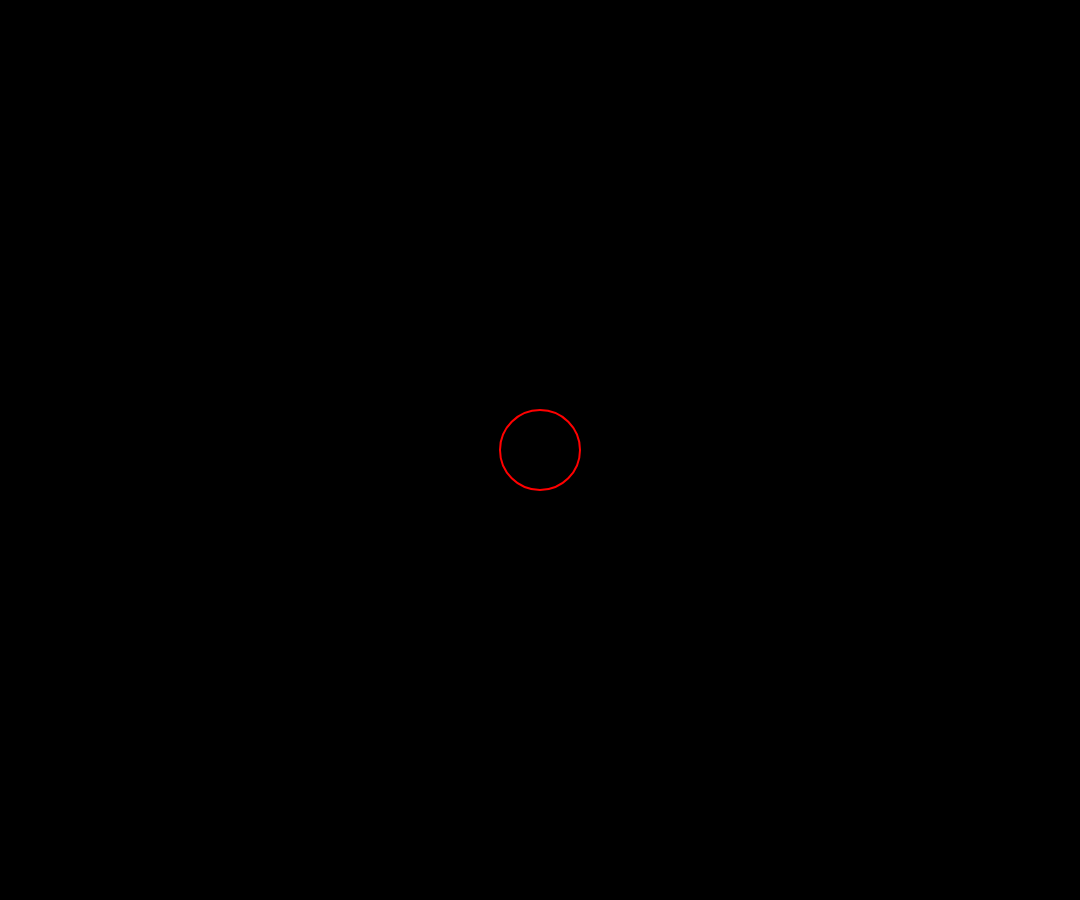
Frame 1 (no input)
Frame 60 (no input): identical to frame 1, image omitted
Frame 120 (the mouse pressed at the canvas centre since frame 60): identical to frame 1, image omitted

The p5.js sketch that drew this single still picture (run headless with seeded random() and noise() and a simulated clock; from frame 60 on, the mouse is pressed at the canvas centre):

// p5.js sketch
// ── sketch.js
var plyMov;
var plyPos;
const plySpd = 1;
const plyEnable = 1;
const canvasRatio = 0.9;

function setup() {
  createCanvas(int(windowWidth*canvasRatio), int(windowHeight*canvasRatio));
  fill(0);
	strokeWeight(2);
	plyPos = createVector(0,0,0);
	plyMov = createVector(0,0,0);
}

function draw() {
  background(0);
  drawPly();
}

function drawPly(){
  plyPos=createVector(plyPos.x+plyMov.x,plyPos.y+plyMov.y,0)
  plyMov=createVector(0,0,0);
  stroke(255,0,0);
  ellipse(int(width/2+plyPos.x),int(height/2+plyPos.y),80, 80);
}

function drawObj(){
  stroke(255);
  ellipse(50, 50, 80, 80);
}

function mousePressed(){
  drawObj()
}

function keyPressed(){
  if (focused && plyEnable){
		if (keyCode=="w"){
			plyMov=plyMov.add(createVector(plySpd,0).rotate(plyAng));
		}
		else if (keyCode=="s"){
			plyMov=plyMov.sub(createVector(plySpd,0).rotate(plyAng));
		}
		if (keyCode=="a"){
			plyMov=plyMov.add(plyMov.rotate(HALF_PI).normalize().setMag(plySpd));
		}
		else if (keyCode=="d"){
			plyMov=plyMov.sub(plyMov.rotate(HALF_PI).normalize().setMag(plySpd));
		}
		plyAng=atan2(plyMov.y,plyMov.x);
  }
  drawObj();
}

function windowResized() {
  resizeCanvas(int(windowWidth*canvasRatio), int(windowHeight*canvasRatio));
}
// ── style.css
html, body {
  height: 100%;
  width: 100%;
}

body{
  margin: 0;
  display: flex;
  justify-content: center;
  align-items: center;
}

div#sketch01,div#sketch02,div#sketch03,div#sketch04{
  position: absolute;
  margin: 0.5%;
  display: flex;
  align-items: center;
}

div#sketch01,div#sketch03{
  justify-content: center;
}

div#sketch02,div#sketch04{
  justify-content: right;
}

div#sketch01{
   left: 0%;
   top: 0%;
   width: 50%;
   height: 25%;
 }

div#sketch02{
   left: 50%;
   top: 0%;
   width: 45%;
   height: 25%;
 }

div#sketch03{
   left: 0%;
   top: 25%;
   width: 50%;
   height: 70%;
 }

div#sketch04{
   left: 50%;
   top: 25%;
   width: 45%;
   height: 70%;
 }
